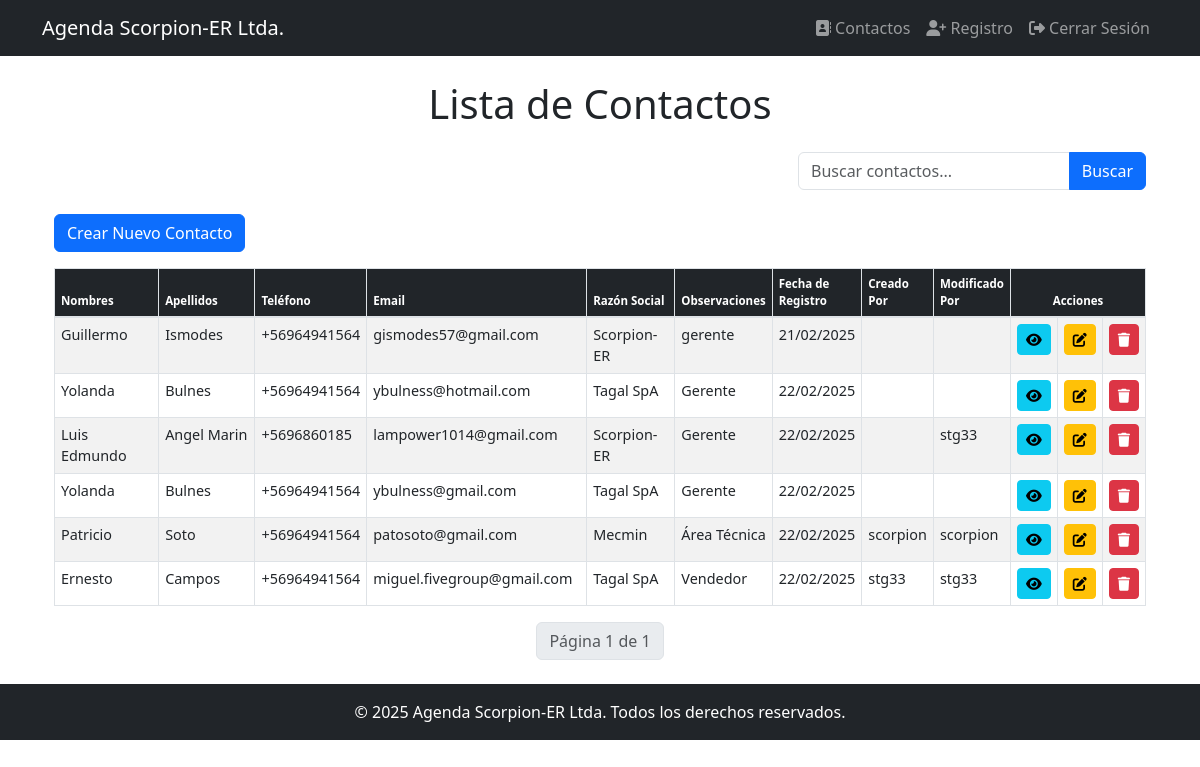
The page /contacts/ (signed in) on the database as committed earlier.
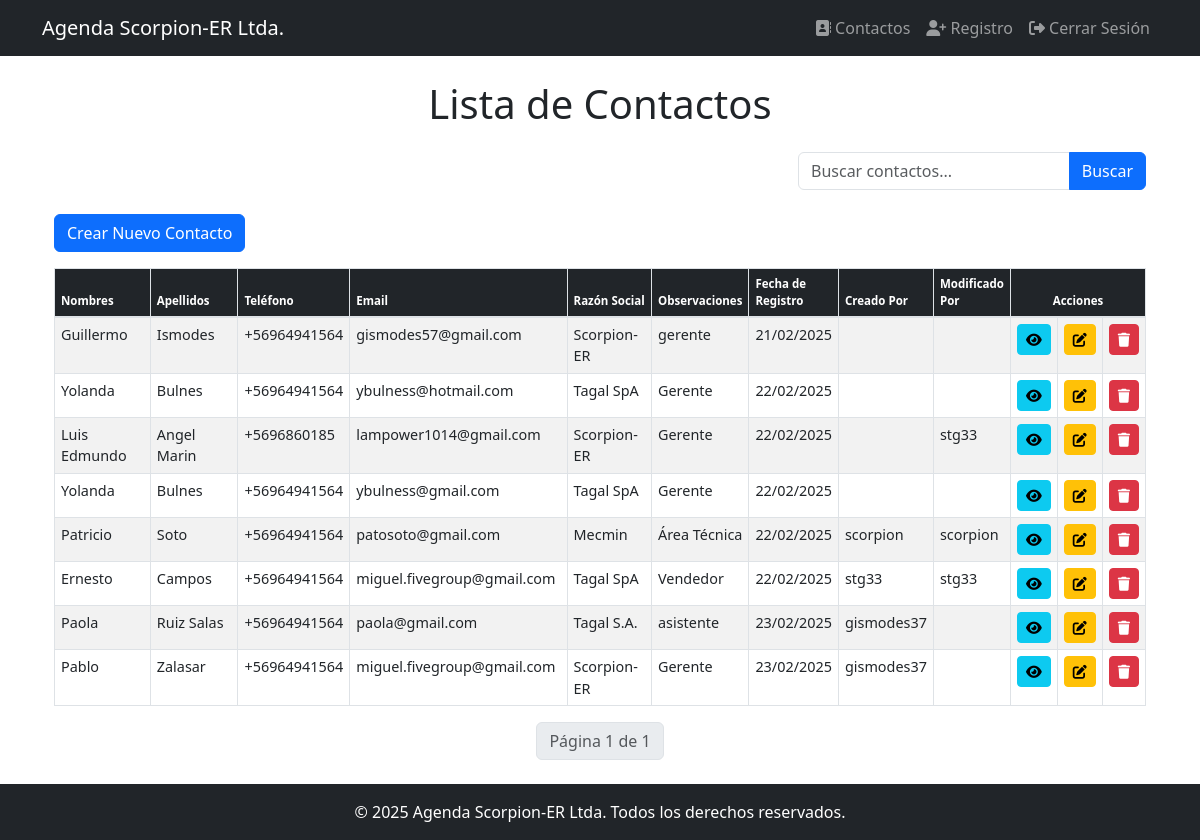
The same page on the database as committed later.
### agenda/models.py (models this page shows, shortened)
class Contact(models.Model):
    nombres = models.CharField(max_length=100)
    apellidos = models.CharField(max_length=100)
    telefono = models.CharField(max_length=15, unique=True) #Teléfono único
    email = models.EmailField(unique=True) # Email único
    razon_social = models.CharField(max_length=100)
    observaciones = models.TextField(blank=True, default="")
    fecha_registro = models.DateTimeField(default=timezone.now)
    creado_por = models.ForeignKey(User, on_delete=models.SET_NULL, null=True, related_name='contactos_creados')
    modificado_por = models.ForeignKey(User, on_delete=models.SET_NULL, null=True, related_name='contactos_modificados')

class User(AbstractUser):
    groups = models.ManyToManyField(
        'auth.Group',
        verbose_name='groups',
        blank=True,
        help_text='The groups this user belongs to. A user will get all permissions granted to each of their groups.',
        related_name="agenda_user_groups",  # related_name único
        related_query_name="user",
    )
    user_permissions = models.ManyToManyField(
        'auth.Permission',
        verbose_name='user permissions',
        blank=True,
        help_text='Specific permissions for this user.',
        related_name="agenda_user_permissions",  # related_name único
        related_query_name="user",
    )

### agenda/views.py (the view, shortened to what this page needs)
# urls.py: path('', views.contact_list, name='contact_list'),
@login_required
def contact_list(request):
    query = request.GET.get('q')  # Obtén el término de búsqueda
    contacts = Contact.objects.all()
    paginator = Paginator(contacts, 10)
    page = request.GET.get('page')  # Obtén el número de página
    try:
        contacts = paginator.page(page)
    except PageNotAnInteger:
        contacts = paginator.page(1)
    except EmptyPage:
        contacts = paginator.page(paginator.num_pages)
    return render(request, 'agenda/contact_list.html', {'contacts': contacts, 'query': query})

### agenda/templates/agenda/contact_list.html (shortened to what this page needs)
{% extends 'base.html' %}
{% block content %}
<div class="container-fluid mt-4">
    <h1 class="text-center mb-4">Lista de Contactos</h1>
    <form method="get" class="mb-4">
        <div class="row justify-content-end">
            <div class="col-md-6 col-lg-4">
                <div class="input-group">
                    <input type="text" id="search-input" class="form-control" placeholder="Buscar contactos..." value="{{ query|default:'' }}">
                    <button type="submit" class="btn btn-primary">Buscar</button>
                </div>
            </div>
        </div>
    </form>
    <a href="{% url 'contact_create' %}" class="btn btn-primary mb-3">Crear Nuevo Contacto</a>
    <div id="contactos-table">
        {% include 'agenda/partials/contactos_tabla.html' with contacts=contacts %}
    </div>
    <nav aria-label="Paginación">
        <ul class="pagination justify-content-center">
            <li class="page-item disabled">
                <span class="page-link">
                    Página {{ contacts.number }} de {{ contacts.paginator.num_pages }}
                </span>
            </li>
        </ul>
    </nav>
</div>
{% endblock %}

### agenda/templates/base.html (shortened to what this page needs)
<!DOCTYPE html>
{% load static %}
<html lang="es">
<head>
    <link href="https://cdn.jsdelivr.net/npm/bootstrap@5.3.0/dist/css/bootstrap.min.css" rel="stylesheet">
    <link rel="stylesheet" href="{% static 'css/custom.css' %}">
    <link rel="stylesheet" href="https://cdnjs.cloudflare.com/ajax/libs/font-awesome/6.5.1/css/all.min.css">
</head>
<body>
    <nav class="navbar navbar-expand-lg navbar-dark bg-dark">
        <div class="container">
            <a class="navbar-brand" href="{% url 'home' %}">Agenda Scorpion-ER Ltda.</a>
            <div class="collapse navbar-collapse" id="navbarNav">
                <ul class="navbar-nav ms-auto">
                    <li class="nav-item">
                        <a class="nav-link" href="{% url 'contact_list' %}"><i class="fas fa-address-book"></i> Contactos</a>
                    </li>
                    {% if user.is_authenticated and user.is_staff %}
                    <li class="nav-item">
                        <a class="nav-link" href="{% url 'register' %}"><i class="fas fa-user-plus"></i> Registro</a>
                    </li>
                    {% endif %}
                    {% if user.is_authenticated %}
                        <li class="nav-item">
                            <form action="{% url 'logout' %}" method="post" class="d-inline">
                                <button type="submit" class="btn btn-link nav-link" ><i class="fas fa-sign-out-alt"></i> Cerrar Sesión</button>
                            </form>
                        </li>
                    {% else %}
                        <li class="nav-item">
                            <a class="nav-link" href="{% url 'login' %}"><i class="fas fa-sign-in-alt"></i> Iniciar Sesión</a>
                        </li>
                    {% endif %}
                </ul>
            </div>
        </div>
    </nav>
    <div class="container mt-4">
        {% block content %}{% endblock %}
    </div>
<footer class="bg-dark text-white mt-4">
        <div class="container py-3">
            <p class="text-center mb-0">© 2025 Agenda Scorpion-ER Ltda. Todos los derechos reservados.</p>
        </div>
</footer>
</body>
</html>

### agenda/templates/agenda/partials/contactos_tabla.html
<div class="table-responsive">
<table class="table table-striped table-hover table-sm" style="width: 100%;">
    <thead class="table-dark">
        <tr>
            <th>Nombres</th>
            <th>Apellidos</th>
            <th>Teléfono</th>
            <th>Email</th>
            <th>Razón Social</th>
            <th>Observaciones</th>
            <th>Fecha de Registro</th>
            <th>Creado Por</th>
            <th>Modificado Por</th>
            <th colSpan="3" class="text-center">Acciones</th>
        </tr>
    </thead>
    <tbody>
    {% if contacts %}
        {% for contact in contacts %}
            <tr>
                <td>{{ contact.nombres }}</td>
                <td>{{ contact.apellidos }}</td>
                <td>{{ contact.telefono }}</td>
                <td>{{ contact.email }}</td>
                <td>{{ contact.razon_social }}</td>
                <td>{{ contact.observaciones|truncatechars:30 }}</td>
                <td>{{ contact.fecha_registro|date:"d/m/Y" }}</td>
                <td>{{ contact.creado_por.username }}</td>
                <td>{{ contact.modificado_por.username|default:"" }}</td>
                <td><a href="{% url 'contact_detail' contact.pk %}" class="btn btn-sm btn-info"><i class="fas fa-eye"></i></a></td>
                <td><a href="{% url 'contact_update' contact.pk %}" class="btn btn-sm btn-warning"><i class="fas fa-edit"></i></a></td>
                <td><a href="{% url 'contact_delete' contact.pk %}" class="btn btn-sm btn-danger"><i class="fas fa-trash"></i></a></td>
            </tr>
        {% endfor %}
    {% else %}
    <tr>
        <td colspan="10" class="text-center">No hay contactos para mostrar.</td>
    </tr>
    {% endif %}
    </tbody>
</table>
</div>

### static/css/custom.css (style rules this page uses)
.table th:nth-child(1), .table td:nth-child(1) { width: 25%; }
.table th:nth-child(2), .table td:nth-child(2) { width: 25%; }
.table th:nth-child(3), .table td:nth-child(3) { width: 10%; }
.table th:nth-child(4), .table td:nth-child(4) { width: 25%; }
.table th:nth-child(5), .table td:nth-child(5) { width: 25%; }
.table th:nth-child(6), .table td:nth-child(6) { width: 15%; }
.table th:nth-child(7), .table td:nth-child(7) { width: 10%; }
.table th:nth-child(8), .table td:nth-child(8) { width: 10%; }
.table th:nth-child(9), .table td:nth-child(9) { width: 10%; }
.table th:nth-child(10), .table td:nth-child(10) { width: 10%; }
.table { border-collapse: collapse; width: 100%; }
.table th, .table td { border: 1px solid #dee2e6; padding: 8px; }
.table thead th { border-bottom: 2px solid #dee2e6; }
.table-striped tbody tr:nth-of-type(odd) { background-color: rgba(0, 0, 0, 0.05); }
.table { font-size: 0.9em; }
.table th, .table td { padding: 6px; }
.table th { font-size: 0.8em; font-weight: bold; }

Rows that differ between the two databases and show on the page:
added Contact: nombres "Paola", apellidos "Ruiz Salas", telefono "+56964941564", email "paola@gmail.com", razon_social "Tagal S.A.", observaciones "asistente", fecha_registro "23/02/2025", creado_por.username "gismodes37"
added Contact: nombres "Pablo", apellidos "Zalasar", telefono "+56964941564", email "miguel.fivegroup@gmail.com", razon_social "Scorpion-ER", observaciones "Gerente", fecha_registro "23/02/2025", creado_por.username "gismodes37"
